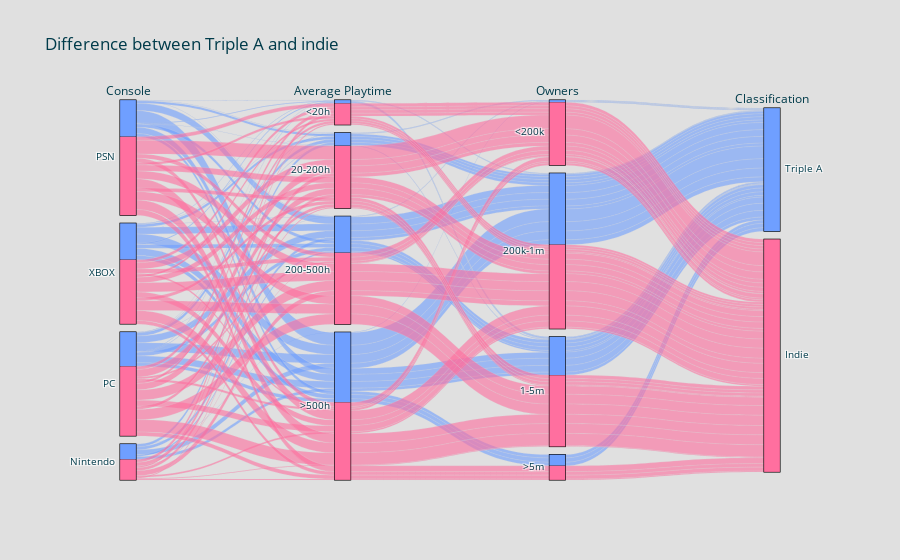

The code cell stored with this chart in its notebook:
### Code cell
data = go.Parcats(
    dimensions=[
        
        {'label':'Console',
         'values':com_df['console_bins']},

        {'label':'Average Playtime',
         'values':com_df['playt_bins'],
         'categoryorder': 'array','categoryarray':['<20h','20-200h','200-500h','>500h']},
        
        # {'label':'Launch Price',
        #  'values':com_df['price_bins'],
        #  'categoryorder': 'array','categoryarray':['<10$','10-20$','20-50$','>50$']},

        {'label':'Owners',
         'values':com_df['owners_bins'],
         'categoryorder': 'array', 'categoryarray':['<200k','200k-1m','1-5m','>5m']},
        
        # {'label':'Positive ratings',
        #  'values':com_df['ratio_bins'],
        #  'categoryorder': 'array', 'categoryarray':['High','Average','Low']},
        
        # {'label':'Metascore',
        #  'values':com_df['meta_bins'],
        #  'categoryorder': 'array', 'categoryarray':['High','Average','Low']},


        {'label':'Classification',
         'values':com_df['AAA_bins']}
    ],
    sortpaths='backward',
    line={'color' : [AAA_colors[meta] for meta in com_df['is_aaa']], # comparing for Triple A
          'shape':'hspline'}, # 'hspline' is nicer but slower
)

layout = go.Layout(
    title = 'Difference between Triple A and indie',
    paper_bgcolor = '#E0E0E0',
    font={'color':'#003B4A'},
)

fig = go.Figure(data=data, layout=layout)

fig.show()

### Figure 1 — Plotly figure (JSON) as saved in the notebook; plotly's stock layout.template omitted (floating-point values rounded to 4 significant figures; data arrays with more than 128 entries replaced by an {"elided": "..."} marker saying what was removed)
{"data": [{"dimensions": [{"label": "Console", "values": {"elided": "1907 str values"}}, {"categoryarray": ["<20h", "20-200h", "200-500h", ">500h"], "categoryorder": "array", "label": "Average Playtime", "values": {"elided": "1907 str values"}}, {"categoryarray": ["<200k", "200k-1m", "1-5m", ">5m"], "categoryorder": "array", "label": "Owners", "values": {"elided": "1907 str values"}}, {"label": "Classification", "values": {"elided": "1907 str values"}}], "line": {"color": {"elided": "1907 str values"}, "shape": "hspline"}, "sortpaths": "backward", "type": "parcats"}], "layout": {"autosize": true, "font": {"color": "#003B4A"}, "paper_bgcolor": "#E0E0E0", "title": {"text": "Difference between Triple A and indie"}}}
